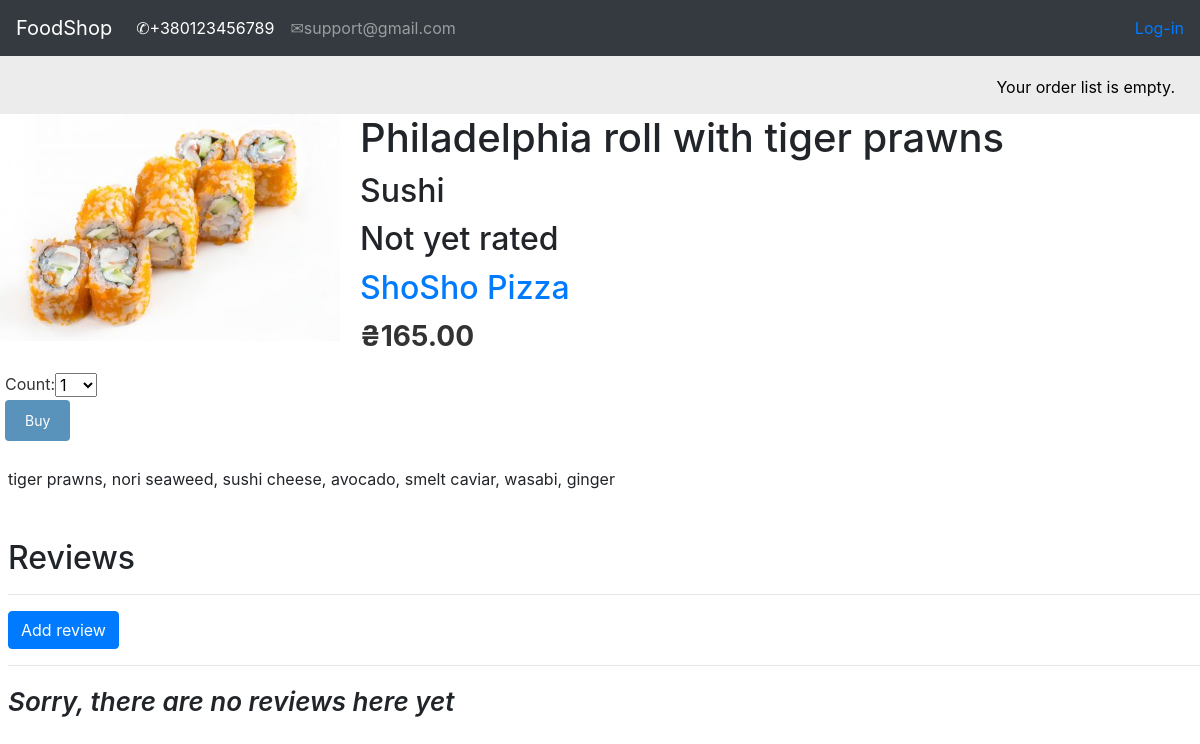
/restaurant/product/58/philadelphia-roll-with-tiger-prawns/, run on the app's committed database.
### shop/models.py (models this page shows, shortened)
class Product(models.Model):
    shop = models.ForeignKey(Shop, on_delete=models.CASCADE)
    category = models.ForeignKey(Category, on_delete=models.CASCADE)
    name = models.CharField(max_length=150, db_index=True)
    slug = models.SlugField(max_length=150, db_index=True)
    image = models.ImageField(upload_to='image_products/%Y/%m/%d', default='image_products/no_img.png')
    description = models.TextField(blank=True)
    price = models.DecimalField(max_digits=10, decimal_places=2)
    available = models.BooleanField(default=True)
    created = models.DateTimeField(auto_now_add=True)
    updated = models.DateTimeField(auto_now=True)
    objects = ProductManager()
    class Meta:
        ordering = ('-created',)
        index_together = (('id', 'slug'),)
        default_related_name = "products"
    def get_shop_slug(self):
        shop = Shop.objects.get(name=self.shop)
        shop = shop.slug
        return reverse('product_list_by_shop',
                       args=[shop])
    def get_rating(self):
        product = Product.objects.get(id=self.id, slug=self.slug)
        rating = product.reviews.filter(show=True).aggregate(Avg('rating'))
        return rating

class Category(models.Model):
    name = models.CharField(max_length=150, db_index=True)
    slug = models.SlugField(max_length=150, db_index=True, unique=True)
    class Meta:
        ordering = ('name',)
        default_related_name = "category"
        verbose_name = "Category"
        verbose_name_plural = "Categories"
    def __str__(self):
        return self.name

class Shop(models.Model):
    owner = models.OneToOneField(settings.AUTH_USER_MODEL, on_delete=models.CASCADE)
    name = models.CharField(max_length=150, db_index=True)
    slug = models.SlugField(max_length=150, db_index=True, unique=True)
    class Meta:
        ordering = ('name',)
        default_related_name = "shop"
    def __str__(self):
        return self.name

### shop/views.py (the view)
# urls.py: path('restaurant/product/<int:id>/<slug:slug>/', views.product_detail, name='product_detail'),
def product_detail(request, id, slug):
    product = Product.objects.get(id=id, slug=slug)
    orderlist_form = OrderListAddProductForm()
    reviews = product.reviews.filter(show=True)
    answers = ReviewsAnswer.objects.filter(review__in=reviews)
    paginator = Paginator(reviews, 5)
    page = request.GET.get('page')
    try:
        objects = paginator.page(page)
    except PageNotAnInteger:
        objects = paginator.page(1)
    except EmptyPage:
        objects = paginator.page(paginator.num_pages)
    new_review = None
    if request.method == "POST":
        reviews_form = ReviewsForm(request.POST)
        if reviews_form.is_valid() and request.user.is_authenticated:
            new_review = reviews_form.save(commit=False)
            new_review.product = product
            new_review.author = request.user
            new_review.save()
            reviews_form = ReviewsForm()
            messages.success(request, 'Your review has been successfully submitted for review')
            return HttpResponseRedirect(request.path)
        else:
            return redirect(LOGIN_URL)
    else:
        reviews_form = ReviewsForm()
    return render(request, 'shop/product_detail.html',
                  {'product': product,
                   'orderlist_form': orderlist_form,
                   'reviews': objects,
                   'answers': answers,
                   'new_review': new_review,
                   'reviews_form': reviews_form})

### orderlist/forms.py
class OrderListAddProductForm(forms.Form):
    count = forms.TypedChoiceField(choices=PRODUCT_COUNT_CHOICES, coerce=int)
    update = forms.BooleanField(required=False, initial=False, widget=forms.HiddenInput)

### shop/forms.py
class ReviewsForm(forms.ModelForm):
    class Meta:
        model = Reviews
        fields = ['rating', 'body']
        labels = {
            'body': "Your review",
            'rating': "Your rating",
        }

### orderlist/context_processors.py (called while the page is built)
def orderlist(request):
    return {'orderlist': OrderList(request)}

### orderlist/orderlist.py (called while the page is built)
    def __len__(self):
        return sum(item['count'] for item in self.orderlist.values())

### templates/shop/product_detail.html (shortened to what this page needs)
{% extends 'shop/base.html' %}
{% load static %}
{% block context %}
  <div class="product-detail">
    <img src="{{ product.image.url }}">
    <h1>{{ product.name }}</h1>
    <h2>{{ product.category }}</h2>
    {% if product.get_rating.rating__avg %}<h2>Rated at {{ product.get_rating.rating__avg }}/5.0
                                                        ({{ product.get_rating_votes }})</h2>{% else %}
        <h2>Not yet rated</h2>{% endif %}
    <h2><a href="{{ product.get_shop_slug }}">{{ product.shop }}</a></h2>
    <p class="price">₴{{ product.price }}</p>
    <form action="{% url 'orderlist:orderlist_add' product.id %}" method="post">
    {{ orderlist_form }}
    <input type="submit" value="Buy">
</form>
      <div class="product-description pl-2" style="word-wrap: break-word">
          {{ product.description}}
      </div>
  </div>
<div class="reviews mt-5 pl-2">
<h2>Reviews</h2>
    <hr />
    <button class="btn btn-primary" id="SendBtn" onclick="showFormReview()">Add review</button><hr />
    <div class="reviews-list pb-2">
        {% if reviews %}
        {% for review in reviews %}
            <div>
                <p>
                    <svg width="1em" height="1em" viewBox="0 0 16 16" class="bi bi-person-fill" fill="currentColor" xmlns="http://www.w3.org/2000/svg">
                    <path fill-rule="evenodd" d="M3 14s-1 0-1-1 1-4 6-4 6 3 6 4-1 1-1 1H3zm5-6a3 3 0 1 0 0-6 3 3 0 0 0 0 6z"/>
                    </svg>
                <b>{{ review.author }}:</b> {{ review.body }}
                {% for answer in answers %}
                    {% if answer.id == review.id %}
                        <br /><b>Answer:</b> <br />
                            <svg width="1em" height="1em" viewBox="0 0 16 16" class="bi bi-person-fill" fill="currentColor" xmlns="http://www.w3.org/2000/svg">
                            <path fill-rule="evenodd" d="M3 14s-1 0-1-1 1-4 6-4 6 3 6 4-1 1-1 1H3zm5-6a3 3 0 1 0 0-6 3 3 0 0 0 0 6z"/>
                            </svg>
                        <b>{{ answer.author }}:</b> {{ answer.body }}
                        </p>
                    {% endif %}
                {% endfor %}
                <hr>
            </div>
        {% endfor %}
        {% else %}
            <span style="font-size: 26px; font-weight: 600; font-style: italic">Sorry, there are no reviews here yet</span>
        {% endif %}
    </div>
</div>
{% endblock %}

### static/css/style.css (style rules this page uses)
html { overflow-x: hidden; }
.product-detail { text-align:justify; }
.product-detail .price { color:#333; font-size:28px; font-weight:bold; }
.product-detail img { width:30%; float:left; padding:0 20px 20px 0; }
.product-detail h1 { margin-bottom:0; }
.product-detail h2 { margin-top:10px; }
a.button, input[type="submit"] { color:#fff; background:#5993bb; border-radius:4px; padding:10px 20px; font-size:14px; border:0; }
form { overflow:auto; margin-left: 5px; }
label { float:left; clear:both; color:#333; margin-bottom:4px; margin-top: -1px; }
input, textarea { clear:both; float:left; margin:0 0 10px; background:#efefef; border:0; padding:6px 10px; font-size:14px; }

### data on the page
Product: image (picture), name "Philadelphia roll with tiger prawns", category "Sushi", shop "ShoSho Pizza", price "165.00", description "tiger prawns, nori seaweed, sushi cheese, avocado, smelt caviar, wasabi, ginger"
